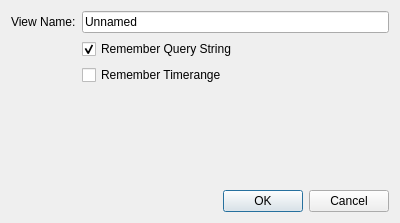
<?xml version="1.0" encoding="UTF-8"?>
<ui version="4.0">
 <class>SaveViewDialog</class>
 <widget class="QDialog" name="SaveViewDialog">
  <property name="geometry">
   <rect>
    <x>0</x>
    <y>0</y>
    <width>400</width>
    <height>223</height>
   </rect>
  </property>
  <property name="windowTitle">
   <string>Save View</string>
  </property>
  <layout class="QGridLayout" name="gridLayout">
   <item row="4" column="0" colspan="2">
    <widget class="QDialogButtonBox" name="buttonBox">
     <property name="orientation">
      <enum>Qt::Horizontal</enum>
     </property>
     <property name="standardButtons">
      <set>QDialogButtonBox::Cancel|QDialogButtonBox::Ok</set>
     </property>
    </widget>
   </item>
   <item row="2" column="1">
    <widget class="QCheckBox" name="saveTimerangeCheckbox">
     <property name="text">
      <string>Remember Timerange</string>
     </property>
    </widget>
   </item>
   <item row="0" column="0">
    <widget class="QLabel" name="nameLabel">
     <property name="text">
      <string>View Name:</string>
     </property>
    </widget>
   </item>
   <item row="1" column="1">
    <widget class="QCheckBox" name="saveQueryCheckbox">
     <property name="text">
      <string>Remember Query String</string>
     </property>
     <property name="checked">
      <bool>true</bool>
     </property>
    </widget>
   </item>
   <item row="0" column="1">
    <widget class="QLineEdit" name="nameEdit">
     <property name="text">
      <string>Unnamed</string>
     </property>
    </widget>
   </item>
   <item row="3" column="0" colspan="2">
    <spacer name="verticalSpacer">
     <property name="orientation">
      <enum>Qt::Vertical</enum>
     </property>
     <property name="sizeHint" stdset="0">
      <size>
       <width>20</width>
       <height>40</height>
      </size>
     </property>
    </spacer>
   </item>
  </layout>
 </widget>
 <resources/>
 <connections>
  <connection>
   <sender>buttonBox</sender>
   <signal>accepted()</signal>
   <receiver>SaveViewDialog</receiver>
   <slot>accept()</slot>
   <hints>
    <hint type="sourcelabel">
     <x>248</x>
     <y>254</y>
    </hint>
    <hint type="destinationlabel">
     <x>157</x>
     <y>274</y>
    </hint>
   </hints>
  </connection>
  <connection>
   <sender>buttonBox</sender>
   <signal>rejected()</signal>
   <receiver>SaveViewDialog</receiver>
   <slot>reject()</slot>
   <hints>
    <hint type="sourcelabel">
     <x>316</x>
     <y>260</y>
    </hint>
    <hint type="destinationlabel">
     <x>286</x>
     <y>274</y>
    </hint>
   </hints>
  </connection>
 </connections>
</ui>
